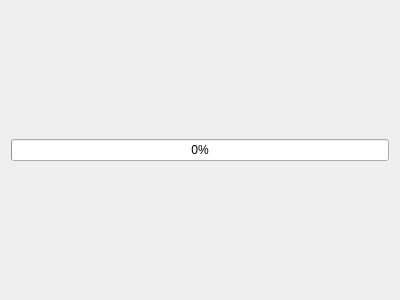
<?xml version="1.0" encoding="UTF-8"?>
<ui version="4.0">
 <class>stkHyperthermiaBase</class>
 <widget class="QWidget" name="stkHyperthermiaBase">
  <property name="geometry">
   <rect>
    <x>0</x>
    <y>0</y>
    <width>400</width>
    <height>300</height>
   </rect>
  </property>
  <property name="windowTitle">
   <string>thtkHyperthermiaBase</string>
  </property>
  <layout class="QGridLayout" name="gridLayout">
   <item row="0" column="0">
    <widget class="QProgressBar" name="computeProgressBar">
     <property name="value">
      <number>0</number>
     </property>
    </widget>
   </item>
  </layout>
 </widget>
 <layoutdefault spacing="6" margin="11"/>
 <resources/>
 <connections/>
</ui>
